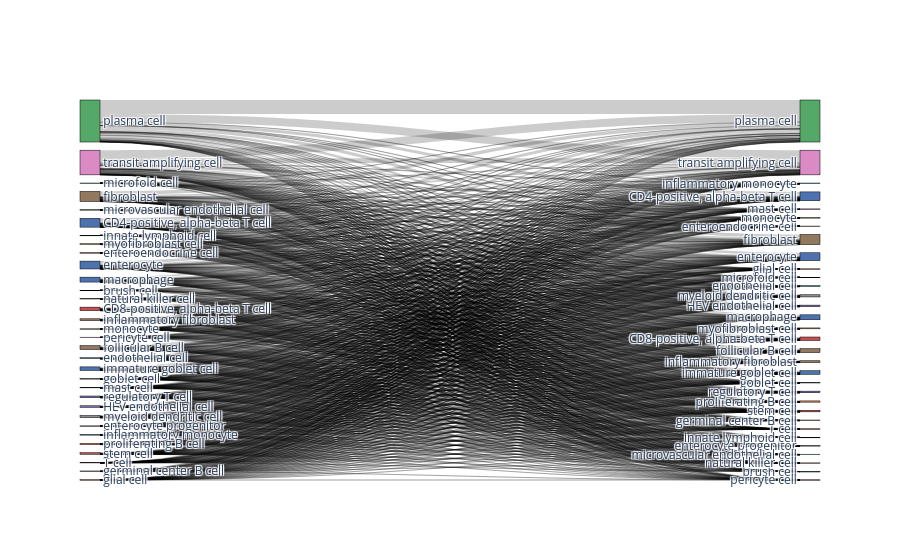
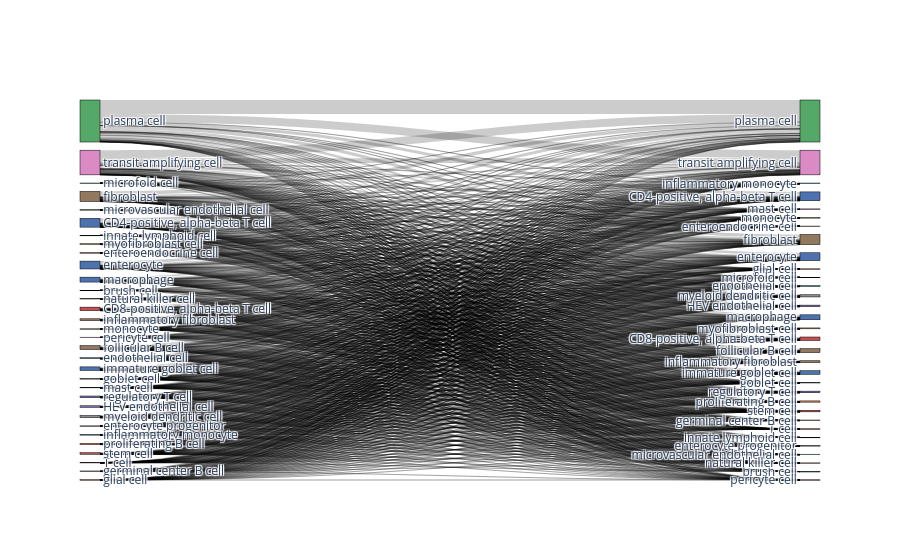

Notebook source saved alongside these figures, in order:
### Code cell
# Compare to random assignment
import random
random.seed(1)
adata_predicted.obs['random_labeling'] = list(adata_predicted.obs[celltype].sample(frac=1))

bc.tl.report(
    adata_pred=adata_predicted,
    celltype=celltype, 
    method="compare_to_random_" + method, 
    analysis_name=analysis_name,
    train_datasets = adata_trains,
    test_dataset = adata_orig,
    merge = merge,
    name_prediction="random_labeling",
    name_report="compare_to_random_auto_annot", 
    use_raw=use_raw,
    remove_nonshared=False, 
    clustering='leiden', 
    asymmetric_matrix=True, 
    delimiter='\t', 
    verbose=True)

### Figure 1 — Plotly figure (JSON) as saved in the notebook; plotly's stock layout.template omitted (floating-point values rounded to 4 significant figures; data arrays with more than 128 entries replaced by an {"elided": "..."} marker saying what was removed)
{"data": [{"link": {"source": {"elided": "928 int values"}, "target": {"elided": "928 int values"}, "value": {"elided": "928 int values"}}, "node": {"color": ["#8c8c8c", "#c44e52", "#8172b3", "#4c72b0", "#64b5cd", "#64b5cd", "#4c72b0", "#8c8c8c", "#dd8452", "#937860", "#937860", "#8c8c8c", "#dd8452", "#8172b3", "#4c72b0", "#937860", "#64b5cd", "#dd8452", "#4c72b0", "#da8bc3", "#55a868", "#55a868", "#ccb974", "#ccb974", "#da8bc3", "#55a868", "#dd8452", "#c44e52", "#ccb974", "#8172b3", "#c44e52", "#da8bc3", "#4c72b0", "#c44e52", "#8172b3", "#c44e52", "#64b5cd", "#64b5cd", "#4c72b0", "#8c8c8c", "#dd8452", "#937860", "#937860", "#8c8c8c", "#dd8452", "#8172b3", "#4c72b0", "#937860", "#64b5cd", "#dd8452", "#4c72b0", "#da8bc3", "#55a868", "#55a868", "#ccb974", "#8c8c8c", "#ccb974", "#ccb974", "#da8bc3", "#55a868", "#dd8452", "#8172b3", "#c44e52", "#da8bc3"], "label": ["myeloid dendritic cell", "CD8-positive, alpha-beta T cell", "HEV endothelial cell", "CD4-positive, alpha-beta T cell", "brush cell", "endothelial cell", "enterocyte", "enterocyte progenitor", "enteroendocrine cell", "fibroblast", "follicular B cell", "germinal center B cell", "glial cell", "goblet cell", "immature goblet cell", "inflammatory fibroblast", "inflammatory monocyte", "innate lymphoid cell", "macrophage", "mast cell", "microfold cell", "microvascular endothelial cell", "myofibroblast cell", "natural killer cell", "pericyte cell", "plasma cell", "proliferating B cell", "T cell", "monocyte", "regulatory T cell", "stem cell", "transit amplifying cell", "CD4-positive, alpha-beta T cell", "CD8-positive, alpha-beta T cell", "HEV endothelial cell", "T cell", "brush cell", "endothelial cell", "enterocyte", "enterocyte progenitor", "enteroendocrine cell", "fibroblast", "follicular B cell", "germinal center B cell", "glial cell", "goblet cell", "immature goblet cell", "inflammatory fibroblast", "inflammatory monocyte", "innate lymphoid cell", "macrophage", "mast cell", "microfold cell", "microvascular endothelial cell", "monocyte", "myeloid dendritic cell", "myofibroblast cell", "natural killer cell", "pericyte cell", "plasma cell", "proliferating B cell", "regulatory T cell", "stem cell", "transit amplifying cell"], "line": {"color": "black", "width": 0.5}, "pad": 15, "thickness": 20}, "type": "sankey"}], "layout": {}}

### Figure 2 — Plotly figure (JSON) as saved in the notebook; plotly's stock layout.template omitted (floating-point values rounded to 4 significant figures; data arrays with more than 128 entries replaced by an {"elided": "..."} marker saying what was removed)
{"data": [{"link": {"source": {"elided": "928 int values"}, "target": {"elided": "928 int values"}, "value": {"elided": "928 int values"}}, "node": {"color": ["#8c8c8c", "#c44e52", "#8172b3", "#4c72b0", "#64b5cd", "#64b5cd", "#4c72b0", "#8c8c8c", "#dd8452", "#937860", "#937860", "#8c8c8c", "#dd8452", "#8172b3", "#4c72b0", "#937860", "#64b5cd", "#dd8452", "#4c72b0", "#da8bc3", "#55a868", "#55a868", "#ccb974", "#ccb974", "#da8bc3", "#55a868", "#dd8452", "#c44e52", "#ccb974", "#8172b3", "#c44e52", "#da8bc3", "#4c72b0", "#c44e52", "#8172b3", "#c44e52", "#64b5cd", "#64b5cd", "#4c72b0", "#8c8c8c", "#dd8452", "#937860", "#937860", "#8c8c8c", "#dd8452", "#8172b3", "#4c72b0", "#937860", "#64b5cd", "#dd8452", "#4c72b0", "#da8bc3", "#55a868", "#55a868", "#ccb974", "#8c8c8c", "#ccb974", "#ccb974", "#da8bc3", "#55a868", "#dd8452", "#8172b3", "#c44e52", "#da8bc3"], "label": ["myeloid dendritic cell", "CD8-positive, alpha-beta T cell", "HEV endothelial cell", "CD4-positive, alpha-beta T cell", "brush cell", "endothelial cell", "enterocyte", "enterocyte progenitor", "enteroendocrine cell", "fibroblast", "follicular B cell", "germinal center B cell", "glial cell", "goblet cell", "immature goblet cell", "inflammatory fibroblast", "inflammatory monocyte", "innate lymphoid cell", "macrophage", "mast cell", "microfold cell", "microvascular endothelial cell", "myofibroblast cell", "natural killer cell", "pericyte cell", "plasma cell", "proliferating B cell", "T cell", "monocyte", "regulatory T cell", "stem cell", "transit amplifying cell", "CD4-positive, alpha-beta T cell", "CD8-positive, alpha-beta T cell", "HEV endothelial cell", "T cell", "brush cell", "endothelial cell", "enterocyte", "enterocyte progenitor", "enteroendocrine cell", "fibroblast", "follicular B cell", "germinal center B cell", "glial cell", "goblet cell", "immature goblet cell", "inflammatory fibroblast", "inflammatory monocyte", "innate lymphoid cell", "macrophage", "mast cell", "microfold cell", "microvascular endothelial cell", "monocyte", "myeloid dendritic cell", "myofibroblast cell", "natural killer cell", "pericyte cell", "plasma cell", "proliferating B cell", "regulatory T cell", "stem cell", "transit amplifying cell"], "line": {"color": "black", "width": 0.5}, "pad": 15, "thickness": 20}, "type": "sankey"}], "layout": {}}
